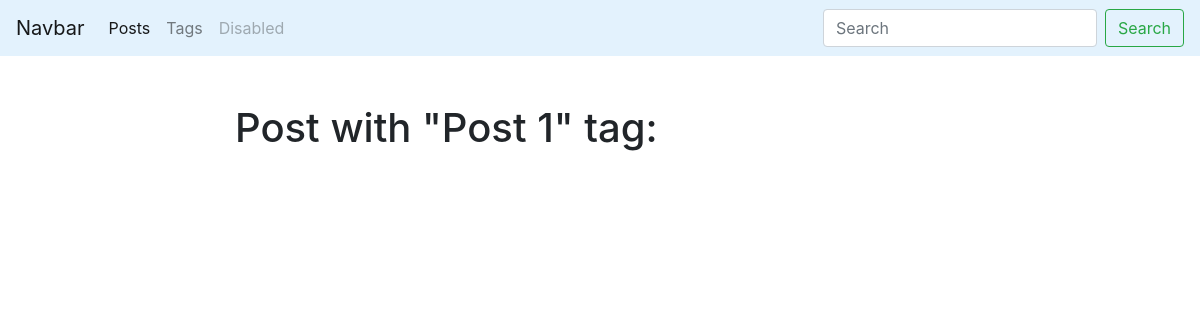
/blog/tag/someslug/, run on an earlier commit of the app's database.
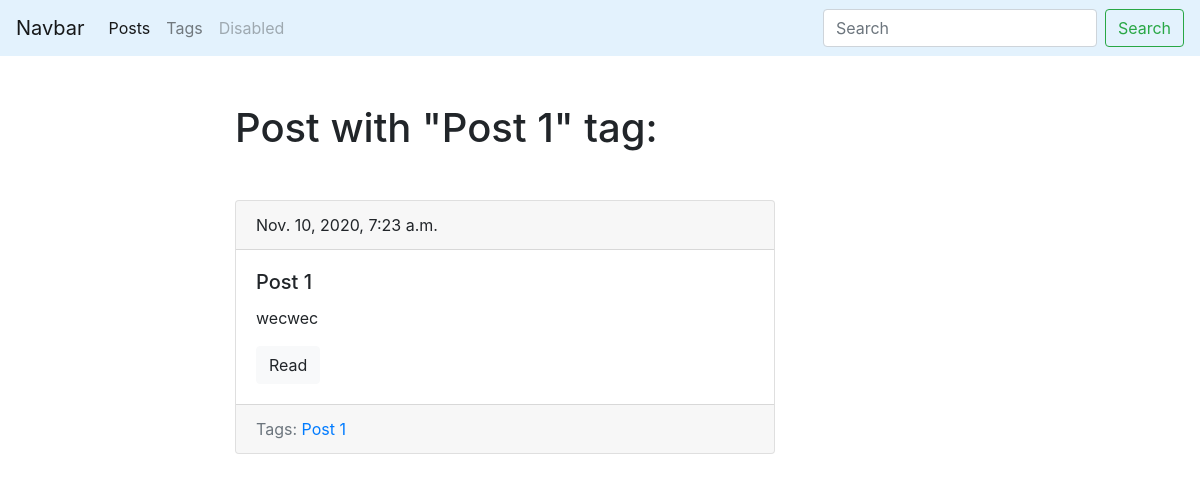
And on a later commit of the database.
### blog/models.py (models this page shows, shortened)
class Tag(models.Model):
    title = models.CharField(max_length=50)
    slug = models.SlugField(max_length=50, unique=True)
    def get_absolute_url(self):
        return reverse('tag_detail_url', kwargs={'slug': self.slug})
    class Meta:
        ordering = ['title']

class Post(models.Model):
    title = models.CharField(max_length=150, db_index= True)
    slug = models.SlugField(max_length=150, blank=True, unique=True)
    body = models.TextField(blank=True, db_index=True)
    date_pub = models.DateTimeField(auto_now_add=True)
    tags = models.ManyToManyField('Tag', blank=True, related_name='posts')
    def get_absolute_url(self):
        return reverse('post_detail_url', kwargs={'slug': self.slug})
    class Meta:
        ordering = ['-date_pub']

### blog/views.py (the view)
# urls.py: path('tag/<str:slug>/', TagDetail.as_view(), name='tag_detail_url'),
class TagDetail(ObjectDetailMixin, View):
    model = Tag
    template = 'blog/tag_detail.html'

### blog/utils.py (called while the page is built)
    def get(self, request, slug):
        obj = get_object_or_404(self.model, slug__iexact=slug)
        return render(request, self.template, context={self.model.__name__.lower(): obj, 'admin_object': obj, 'detail': True})

### blog/templates/blog/tag_detail.html (shortened to what this page needs)
{% extends 'blog/base_blog.html' %}
{% block content %}
    <h1 class="mb-5">Post with "{{ tag.title|title }}" tag:</h1>
    {% for post in tag.posts.all %}
        {% include 'blog/includes/post_card_template.html' %}
    {% endfor %}
{% endblock %}

### blog/templates/blog/base_blog.html (shortened to what this page needs)
{% extends 'base.html' %}

### templates/base.html (shortened to what this page needs)
{% load static %}
<!DOCTYPE html>
<html lang="en">
<head>
    <link rel="stylesheet" href="https://cdn.jsdelivr.net/npm/bootstrap@4.5.3/dist/css/bootstrap.min.css">
    <link rel="stylesheet" href="{% static 'css/styles.css' %}">
</head>
<body>
    <nav class="navbar navbar-expand-lg navbar-light" style="background-color: #e3f2fd;">
        <a class="navbar-brand" href="#">Navbar</a>
        <div class="collapse navbar-collapse" id="navbarSupportedContent">
          <ul class="navbar-nav mr-auto">
            <li class="nav-item active">
              <a class="nav-link" href="{% url 'posts_list_url' %}">Posts</a>
            </li>
            <li class="nav-item">
              <a class="nav-link" href="{% url 'tags_list_url' %}">Tags</a>
            </li>
            <li class="nav-item">
              <a class="nav-link disabled" href="#" tabindex="-1" aria-disabled="true">Disabled</a>
            </li>
          </ul>
          <form class="form-inline my-2 my-lg-0" action="{% url 'posts_list_url' %}">
            <input class="form-control mr-sm-2" type="search" placeholder="Search" aria-label="Search" name="search">
            <button class="btn btn-outline-success my-2 my-sm-0" type="submit">Search</button>
          </form>
        </div>
      </nav>
    <div class="container mt-5">
        <div class="row">
            <div class="col-6 offset-md-2">
                {% block content %}{% endblock %}
            </div>
        </div>
    </div>
</body>
</html>

### blog/templates/blog/includes/post_card_template.html
<div class="card mb-4">
    <div class="card-header">
        {{ post.date_pub }}
    </div>
    <div class="card-body">
        <h5 class="card-title"> {{ post.title }} </h5>
        <p class="card-text"> {{ post.body|truncatewords:15 }} </p>
        <a href="{{ post.get_absolute_url }}" class="btn btn-light">Read</a>
    </div>
    <div class="card-footer text-muted">
        Tags:
        {% for tag in post.tags.all %}
            <a href="{{ tag.get_absolute_url }}">{{ tag.title }}</a>
        {% endfor %}
    </div>
</div>

What changed in the data, as far as the page shows it:
added Post: date_pub "Nov. 10, 2020, 7:23 a.m.", title "Post 1", body "wecwec", Tag (title "Post 1")
